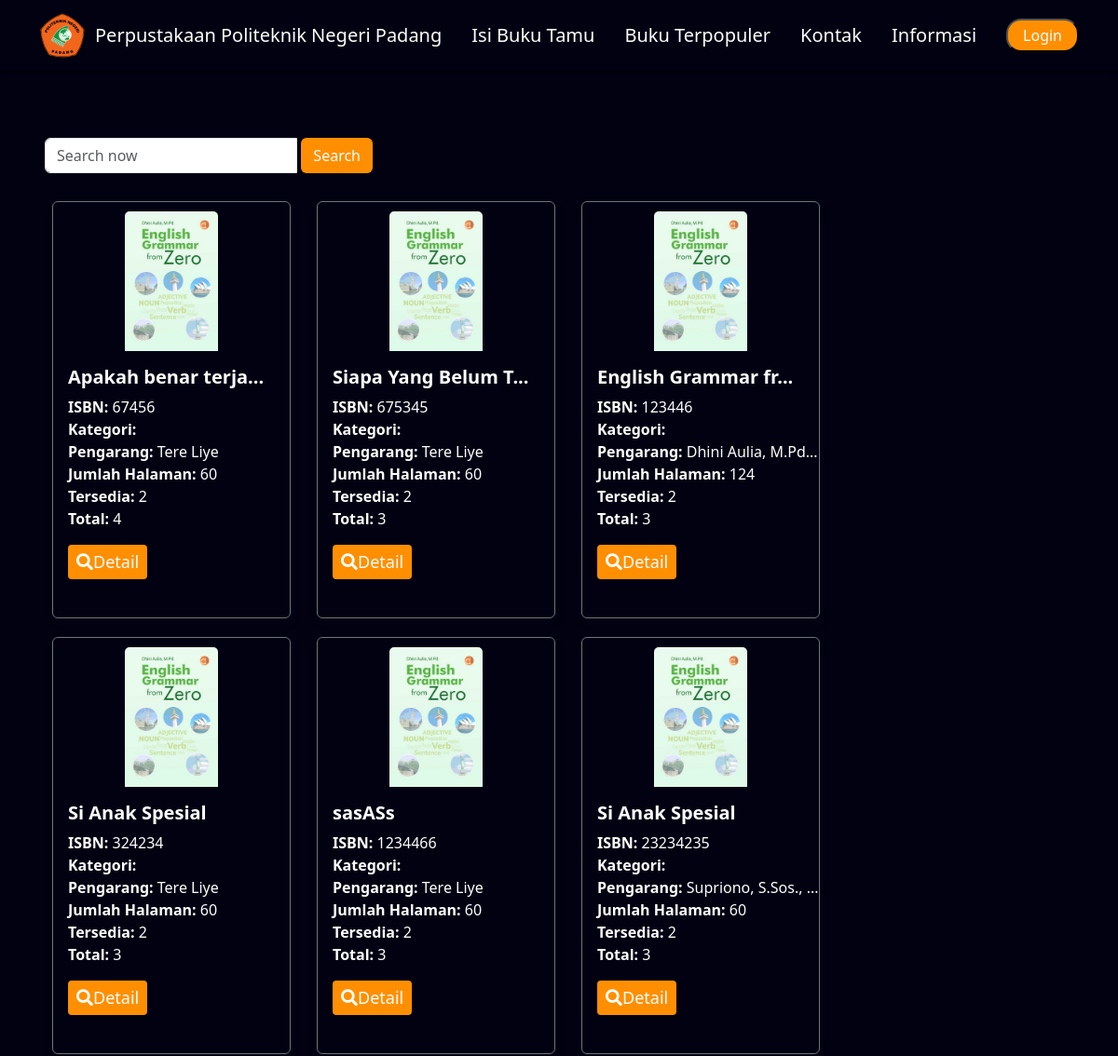
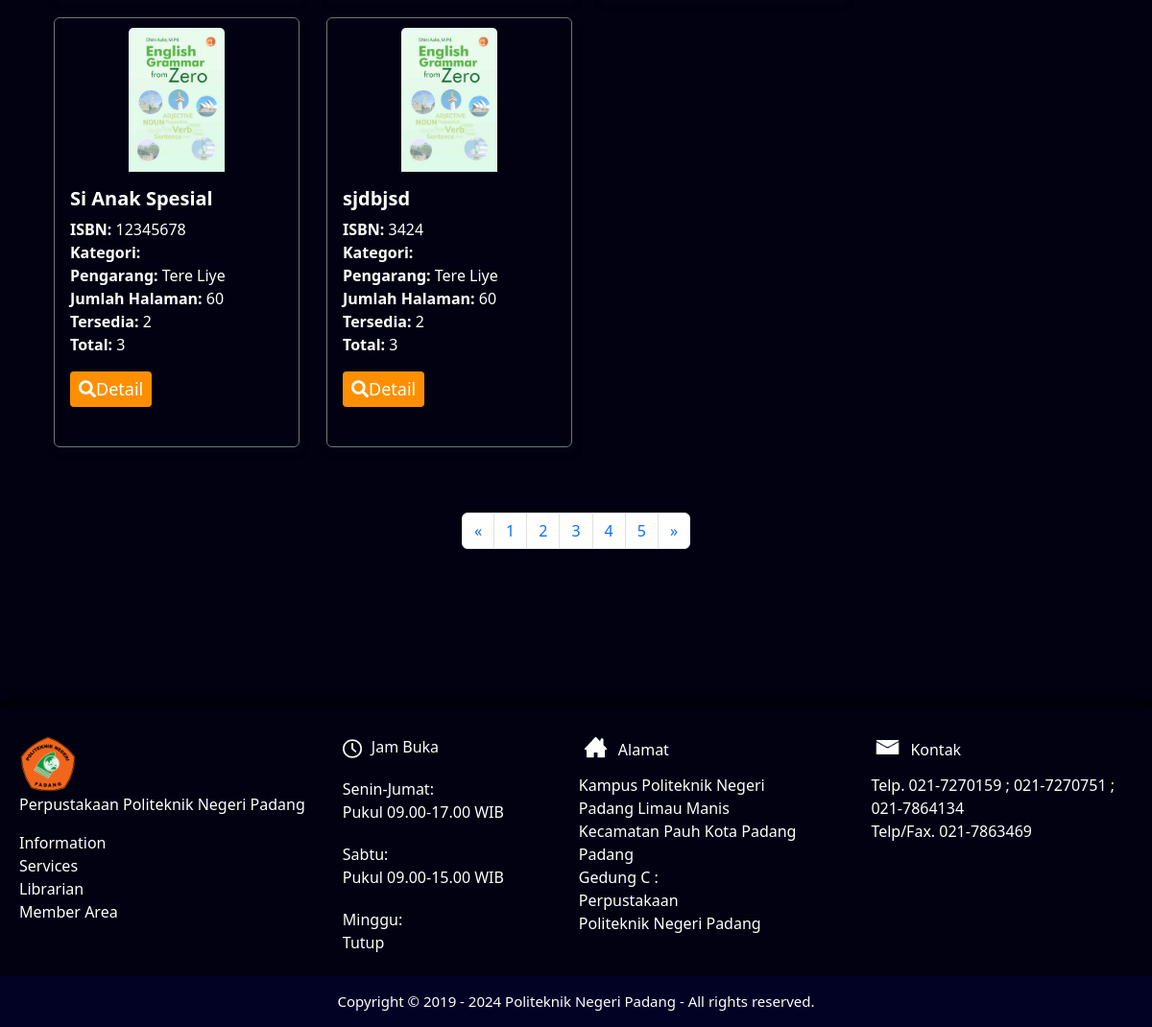
The app's page /languagehome.php with its own data (2 pictures, top to bottom).
### tables this page shows
CREATE TABLE `books` (
  `id` int(11) NOT NULL,
  `kode_buku` varchar(128) NOT NULL,
  `gambar` longtext NOT NULL,
  `judul` varchar(255) NOT NULL,
  `category_id` int(11) NOT NULL,
  `pengarang` varchar(255) NOT NULL,
  `penerbit` varchar(200) NOT NULL,
  `tahun_terbit` int(200) NOT NULL,
  `lokasi` varchar(11) NOT NULL,
  `jumlah_halaman` int(255) NOT NULL,
  `available_books` int(11) NOT NULL,
  `tottal_books` int(11) NOT NULL,
  `detail` varchar(2000) NOT NULL
);

### languagehome.php (the view, shortened to what this page needs)
<!DOCTYPE html>
<html lang="en">
<head>
    <link href="bootstrap/bootstrap.min.css" rel="stylesheet">
    <link href="style.css" rel="stylesheet">
    <link rel="stylesheet" href="https://stackpath.bootstrapcdn.com/font-awesome/4.7.0/css/font-awesome.min.css">
    <link rel="stylesheet" href="bootstrap.min.css">
    <link rel="stylesheet" href="https://cdnjs.cloudflare.com/ajax/libs/font-awesome/5.15.4/css/all.min.css">
    <link rel="stylesheet" href="https://cdn.datatables.net/1.13.7/css/dataTables.bootstrap5.min.css">
    <link rel="stylesheet" href="assets1/css/style.css">
</head>
<body>
    <?php include 'navhome.php'; ?>
    <section>
        <div id="content" class="p-4 p-md-5 pt-5">
            <div class="row">
                <div class="col-4">
                    <div class="table-responsive">
                        <form action="komputerhome.php" method="POST">
                            <div class="input-group">
                                <input style="margin-bottom:30px;" type="text" class="form-control" name='cari' placeholder="Search now" aria-label="search" aria-describedby="search" value="<?= isset($_POST['cari']) ? $_POST['cari'] : '' ?>">
                                <div class="input-group-append">
                                    <button class="btn text-white" id="search-button" style=" background-color: #FF8F01; margin-left:5px;">Search</button>
                                </div>
                            </div>
                    </div>
                </div>
                <br>
                <?php
                $query = "SELECT books.*, categories.nama_kategori FROM books LEFT JOIN categories ON books.category_id = categories.id_kategori WHERE category_id IN (11)";
                $query .= " ORDER BY id DESC";
                $result = $db->query($query);
                ?>
                <div class="panel-body table-responsive">
                    <table class="table">
                        <div class="card-container">
                            <?php
                            foreach ($result as $row) :
                            ?>
                                <div class="card text-white border-secondary" style="background-color:transparent;width: 16rem; height: 28rem; float: left; margin-right: 20px; margin-bottom: 20px; text-align: left; white-space: nowrap; overflow: hidden;">
                                    <div class="text-center" style="margin-top: 10px;">
                                        <img src="<?= $row['gambar'] ?>" class="card-img-top mx-auto" alt="Buku Image" style="width: 100px; height: 150px;">
                                    </div>
                                    <div class="card-body">
                                        <?php
                                        $judul = $row['judul'];
                                        $max_length = 18;
                                        $display_judul = strlen($judul) > $max_length ? '<strong>' . substr($judul, 0, $max_length) . "...</strong>" : '<strong>' . $judul . '</strong>';
                                        ?>
                                        <h5 class="card-title"><?= $display_judul ?></h5>
                                        <p class="card-text">
                                            <strong>ISBN:</strong> <?= $row['kode_buku'] ?><br>
                                            <strong>Kategori:</strong> <?= $row['nama_kategori'] ?><br>
                                            <strong>Pengarang:</strong>
                                            <?php
                                            $pengarang = $row['pengarang'];
                                            $max_length_pengarang = 18;
                                            $display_pengarang = strlen($pengarang) > $max_length_pengarang ? substr($pengarang, 0, $max_length_pengarang) . "..." : $pengarang;
                                            ?>
                                            <?= $display_pengarang ?><br>
                                            <strong>Jumlah Halaman:</strong> <?= $row['jumlah_halaman'] ?><br>
                                            <strong>Tersedia:</strong> <?= $row['available_books'] ?><br>
                                            <strong>Total:</strong> <?= $row['tottal_books'] ?><br>
                                        </p>
                                        <a href="detail.php?id=<?= $row['id'] ?>" class="btn btn-sm text-white" style="font-size: 18px;background-color: #FF8F01"><i class="fa fa-search"></i>Detail</a>
                                    </div>
                                </div>
                            <?php endforeach ?>
                        </div>
                    </table>
                    <div class="container mt-5">
                        <nav aria-label="Page navigation">
                            <ul class="pagination justify-content-center">
                                <li class="page-item">
                                    <a class="page-link" href="#" aria-label="Previous">
                                        <span aria-hidden="true">&laquo;</span>
                                    </a>
                                </li>
                                <li class="page-item"><a class="page-link" href="#">1</a></li>
                                <li class="page-item"><a class="page-link" href="#">2</a></li>
                                <li class="page-item"><a class="page-link" href="#">3</a></li>
                                <li class="page-item"><a class="page-link" href="#">4</a></li>
                                <li class="page-item"><a class="page-link" href="#">5</a></li>
                                <li class="page-item">
                                    <a class="page-link" href="#" aria-label="Next">
                                        <span aria-hidden="true">&raquo;</span>
                                    </a>
                                </li>
                            </ul>
                        </nav>
                    </div>
                </div>
            </div>
        </div>
    </section>
    <footer>
        <?php include 'footerusers.php'; ?>
    </footer>
</body>
</html>

### style.css (style rules this page uses)
* { padding: 0; margin: 0; box-sizing: border-box; scroll-behavior: smooth; }
body { background: url('image/') rgba(0, 0, 0, 0); background-color: #010112; background-blend-mode: multiply; background-position: center; background-size: cover; background-repeat: no-repeat; color: white; }
.card { margin: 0 .5em; box-shadow: 2px 6px 8px 0 rgba(22, 22, 26, 0.18); }
img { max-width: 100%; max-height: 100%; }

### records on screen
books: gambar (picture), judul "Apakah benar terja", kode_buku "67456", pengarang "Tere Liye", jumlah_halaman "60", available_books "2", tottal_books "4"
books: gambar (picture), judul "Siapa Yang Belum T", kode_buku "675345", pengarang "Tere Liye", jumlah_halaman "60", available_books "2", tottal_books "3"
books: gambar (picture), judul "English Grammar fr", kode_buku "123446", pengarang "Dhini Aulia, M.Pd...", jumlah_halaman "124", available_books "2", tottal_books "3"
books: gambar (picture), judul "Si Anak Spesial", kode_buku "324234", pengarang "Tere Liye", jumlah_halaman "60", available_books "2", tottal_books "3"
books: gambar (picture), judul "sasASs", kode_buku "1234466", pengarang "Tere Liye", jumlah_halaman "60", available_books "2", tottal_books "3"
books: gambar (picture), judul "Si Anak Spesial", kode_buku "23234235", pengarang "Supriono, S.Sos., ...", jumlah_halaman "60", available_books "2", tottal_books "3"
books: gambar (picture), judul "Si Anak Spesial", kode_buku "12345678", pengarang "Tere Liye", jumlah_halaman "60", available_books "2", tottal_books "3"
books: gambar (picture), judul "sjdbjsd", kode_buku "3424", pengarang "Tere Liye", jumlah_halaman "60", available_books "2", tottal_books "3"
